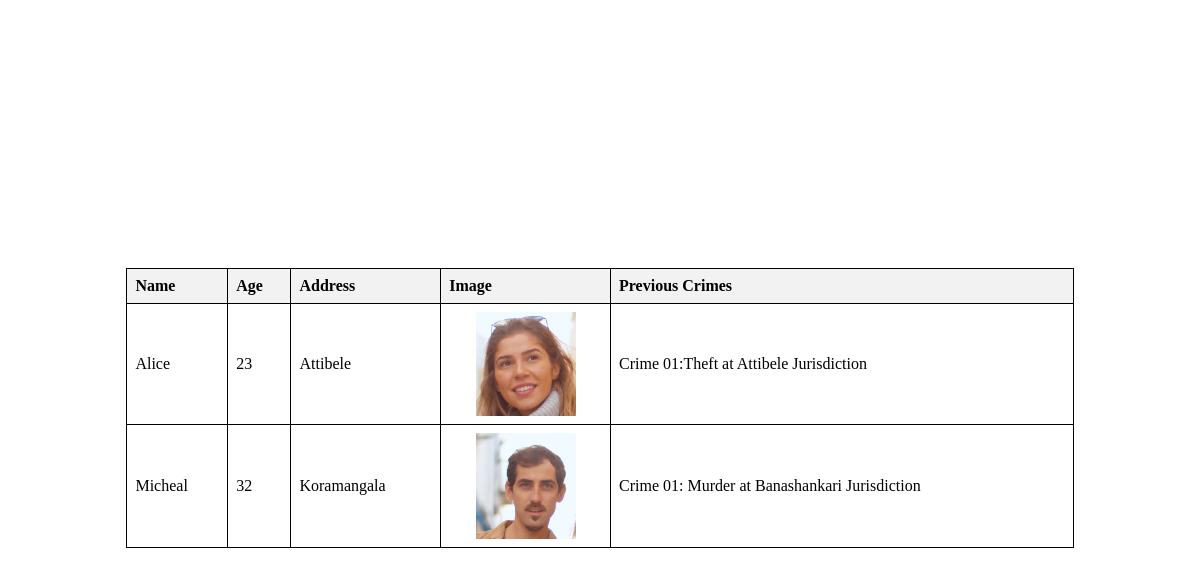
The page /suspects_details.php on the database its author committed.
### tables this page shows
CREATE TABLE `suspect_details` (
  `suspect_id` varchar(10) NOT NULL,
  `name` varchar(10) DEFAULT NULL,
  `age` int(10) DEFAULT NULL,
  `address` varchar(30) DEFAULT NULL,
  `image` varchar(20) DEFAULT NULL,
  `prev_crimes` varchar(100) DEFAULT NULL
);

### suspects_details.php (the view, shortened to what this page needs)
<!DOCTYPE html>
<html lang="en">
<head>
</head>
<body>
<div class="container">
<?php
include('Includes/connection.php');
$detected_names_file = "Detected_faces.txt";
$detected_names = file($detected_names_file, FILE_IGNORE_NEW_LINES);
$sql = "SELECT * FROM suspect_details WHERE name IN ('" . implode("','", $detected_names) . "')";
$result = $conn->query($sql);
if ($result->num_rows > 0) {
    echo "<table border='1'>";
    echo "<tr><th>Name</th><th>Age</th><th>Address</th><th>Image</th><th>Previous Crimes</th></tr>";
    while ($row = $result->fetch_assoc()) {
        echo "<tr>";
        echo "<td>" . $row["name"] . "</td>";
        echo "<td>" . $row["age"] . "</td>";
        echo "<td>" . $row["address"] . "</td>";
        echo "<td><img src='suspects/" . $row["image"] . "' width='100'></td>";
        echo "<td>" . $row["prev_crimes"] . "</td>";
        echo "</tr>";
    }
    echo "</table>";
} else {
    echo "No matching suspects found.";
}
?>
</div>
</body>
</html>

### suspects_details.php (style rules this page uses)
.container { display: flex; justify-content: center; align-items: center; height: 100vh; }
table { border-collapse: collapse; width: 80%; }
table, th, td { border: 1px solid black; padding: 8px; text-align: left; }
th { background-color: #f2f2f2; }
img { display: block; margin: auto; }

### rows shown on the page
suspect_details: name "Alice", age "23", address "Attibele", image (picture), prev_crimes "Crime 01:Theft at Attibele Jurisdiction"
suspect_details: name "Micheal", age "32", address "Koramangala", image (picture), prev_crimes "Crime 01: Murder at Banashankari Jurisdiction"
